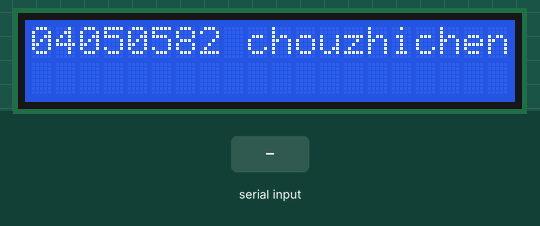
A sketch run on a simulated Arduino Uno, built with avr-gcc and run on an emulated ATmega328P. On the bench: 20×2 character LCD. Inputs (shaded band) come from the test bench. What the sketch prints to the serial monitor is not drawn.

Above: at 1.2 s.
1.3 s: "1" received over Serial
At 1.9 s:
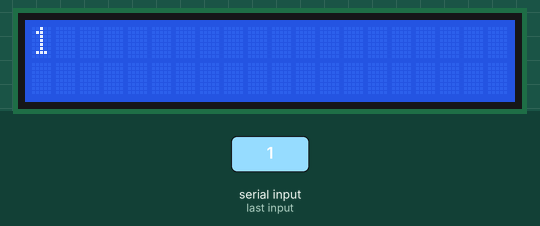
2.9 s: "0" received over Serial
At 4.2 s:
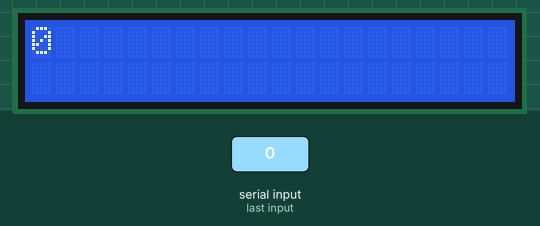
4.5 s: "2" received over Serial
At 5.6 s:
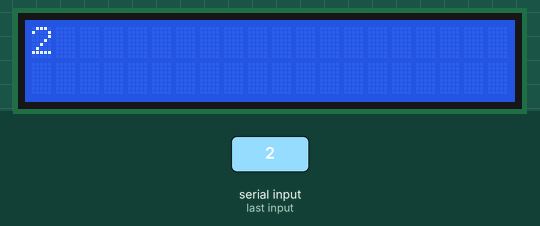
Timing chart, 0 to 7.5 s (numbered marks = the images above; inputs shaded):
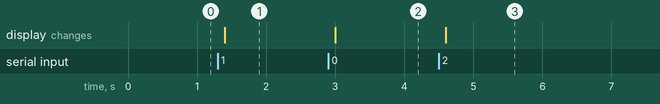

The sketch:

test.ino
```cpp
#include <LiquidCrystal.h>
LiquidCrystal lcd(12, 11, 5, 4, 3, 2);
void setup()
{
  char a[8];
  Serial.begin(9600);
  Serial.write(a);
  Serial.println("04050582 chou zhi chen");
  lcd.begin(20, 2);
  lcd.setCursor(0,0);
  lcd.print("04050582 chouzhichen");
  lcd.setCursor(0,1);
  lcd.write(a);
}
void loop()
{
  if(Serial.available())
  {
    delay(100);
    lcd.clear();
    while(Serial.available()>0)
    {
      lcd.write(Serial.read());
    }
  }
}
```

Measured:
- after the input at 1.3 s, the display: changes after 0.10 s (image 1)
- after the input at 2.9 s, the display: changes after 0.10 s (image 2)
- after the input at 4.5 s, the display: changes after 0.10 s (image 3)
